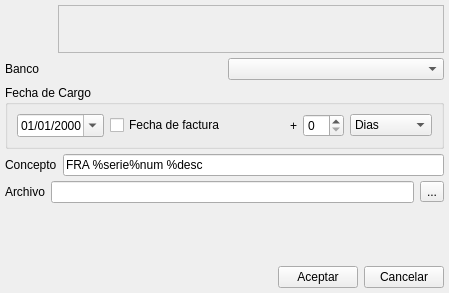
<ui version="4.0" >
 <class>Sepa20022Base</class>
 <widget class="QWidget" name="Sepa20022Base" >
  <property name="geometry" >
   <rect>
    <x>0</x>
    <y>0</y>
    <width>449</width>
    <height>293</height>
   </rect>
  </property>
  <property name="windowTitle" >
   <string>Generacion SEPA</string>
  </property>
  <layout class="QVBoxLayout" >
   <property name="spacing" >
    <number>5</number>
   </property>
   <property name="margin" >
    <number>5</number>
   </property>
   <item>
    <layout class="QHBoxLayout" >
     <property name="spacing" >
      <number>5</number>
     </property>
     <property name="margin" >
      <number>0</number>
     </property>
     <item>
      <widget class="QLabel" name="label_5" >
       <property name="minimumSize" >
        <size>
         <width>48</width>
         <height>48</height>
        </size>
       </property>
       <property name="maximumSize" >
        <size>
         <width>48</width>
         <height>48</height>
        </size>
       </property>
       <property name="pixmap" >
        <pixmap resource="../../../bulmages.qrc" >:/Images/bank-list.png</pixmap>
       </property>
      </widget>
     </item>
     <item>
      <widget class="QFrame" name="frame" >
       <property name="frameShape" >
        <enum>QFrame::StyledPanel</enum>
       </property>
       <property name="frameShadow" >
        <enum>QFrame::Raised</enum>
       </property>
       <layout class="QGridLayout" >
        <property name="margin" >
         <number>5</number>
        </property>
        <property name="spacing" >
         <number>5</number>
        </property>
        <item row="0" column="3" >
         <spacer>
          <property name="orientation" >
           <enum>Qt::Horizontal</enum>
          </property>
          <property name="sizeType" >
           <enum>QSizePolicy::Expanding</enum>
          </property>
          <property name="sizeHint" stdset="0" >
           <size>
            <width>291</width>
            <height>31</height>
           </size>
          </property>
         </spacer>
        </item>
       </layout>
      </widget>
     </item>
    </layout>
   </item>
   <item>
    <layout class="QHBoxLayout" >
     <property name="spacing" >
      <number>6</number>
     </property>
     <property name="margin" >
      <number>0</number>
     </property>
     <item>
      <widget class="QLabel" name="label" >
       <property name="text" >
        <string>Banco</string>
       </property>
       <property name="buddy" >
        <cstring>mui_idbanco</cstring>
       </property>
      </widget>
     </item>
     <item>
      <widget class="BfBuscarBanco" name="mui_idbanco" />
     </item>
    </layout>
   </item>
   <item>
    <widget class="QGroupBox" name="groupBox" >
     <property name="minimumSize" >
      <size>
       <width>0</width>
       <height>50</height>
      </size>
     </property>
     <property name="title" >
      <string>Fecha de Cargo</string>
     </property>
     <layout class="QHBoxLayout" name="horizontalLayout" >
      <item>
       <widget class="QDateEdit" name="mui_fecha" >
        <property name="displayFormat" >
         <string>dd/MM/yyyy</string>
        </property>
        <property name="calendarPopup" >
         <bool>true</bool>
        </property>
       </widget>
      </item>
      <item>
       <widget class="QCheckBox" name="mui_fechafac" >
        <property name="sizePolicy" >
         <sizepolicy vsizetype="Fixed" hsizetype="Expanding" >
          <horstretch>0</horstretch>
          <verstretch>0</verstretch>
         </sizepolicy>
        </property>
        <property name="text" >
         <string>Fecha de factura</string>
        </property>
       </widget>
      </item>
      <item>
       <widget class="QLabel" name="label_6" >
        <property name="sizePolicy" >
         <sizepolicy vsizetype="Preferred" hsizetype="Minimum" >
          <horstretch>0</horstretch>
          <verstretch>0</verstretch>
         </sizepolicy>
        </property>
        <property name="text" >
         <string>+</string>
        </property>
       </widget>
      </item>
      <item>
       <widget class="QSpinBox" name="mui_dias" />
      </item>
      <item>
       <widget class="QComboBox" name="mui_unidad" >
        <property name="insertPolicy" >
         <enum>QComboBox::NoInsert</enum>
        </property>
        <item>
         <property name="text" >
          <string>Dias</string>
         </property>
        </item>
        <item>
         <property name="text" >
          <string>Semanas</string>
         </property>
        </item>
        <item>
         <property name="text" >
          <string>Meses</string>
         </property>
        </item>
        <item>
         <property name="text" >
          <string>Anos</string>
         </property>
        </item>
       </widget>
      </item>
     </layout>
    </widget>
   </item>
   <item>
    <layout class="QHBoxLayout" >
     <property name="spacing" >
      <number>6</number>
     </property>
     <property name="margin" >
      <number>0</number>
     </property>
     <item>
      <widget class="QLabel" name="label_3" >
       <property name="text" >
        <string>Concepto</string>
       </property>
       <property name="buddy" >
        <cstring>mui_concepto</cstring>
       </property>
      </widget>
     </item>
     <item>
      <widget class="QLineEdit" name="mui_concepto" >
       <property name="toolTip" >
        <string>&lt;!DOCTYPE HTML PUBLIC "-//W3C//DTD HTML 4.0//EN" "http://www.w3.org/TR/REC-html40/strict.dtd">
&lt;html>&lt;head>&lt;meta name="qrichtext" content="1" />&lt;style type="text/css">
p, li { white-space: pre-wrap; }
&lt;/style>&lt;/head>&lt;body style=" font-family:'Sans Serif'; font-size:9pt; font-weight:400; font-style:normal;">
&lt;p style=" margin-top:0px; margin-bottom:0px; margin-left:0px; margin-right:0px; -qt-block-indent:0; text-indent:0px;">Patron del texto que recibiran los clientes de su banco como concepto. El concepto sera el texto introducido aqui sustituyendo los siguientes parametros por su valor para cada factura&lt;/p>
&lt;p style=" margin-top:0px; margin-bottom:0px; margin-left:0px; margin-right:0px; -qt-block-indent:0; text-indent:0px;">&lt;span style=" font-weight:600;">%serie&lt;/span> - Serie de la factura&lt;/p>
&lt;p style=" margin-top:0px; margin-bottom:0px; margin-left:0px; margin-right:0px; -qt-block-indent:0; text-indent:0px;">&lt;span style=" font-weight:600;">%num&lt;/span> - Numero de facturra&lt;/p>
&lt;p style=" margin-top:0px; margin-bottom:0px; margin-left:0px; margin-right:0px; -qt-block-indent:0; text-indent:0px;">&lt;span style=" font-weight:600;">%id&lt;/span> - identificador interno de la factura&lt;/p>
&lt;p style=" margin-top:0px; margin-bottom:0px; margin-left:0px; margin-right:0px; -qt-block-indent:0; text-indent:0px;">&lt;span style=" font-weight:600;">%fechafac[&lt;/span>&lt;span style=" font-weight:600; font-style:italic;">dd.MM.yyyy&lt;/span>&lt;span style=" font-weight:600;">]&lt;/span> - fecha de factura en algun formato aceptado por postgresql&lt;/p>
&lt;p style=" margin-top:0px; margin-bottom:0px; margin-left:0px; margin-right:0px; -qt-block-indent:0; text-indent:0px;">&lt;span style=" font-weight:600;">%fecharec[&lt;/span>&lt;span style=" font-weight:600; font-style:italic;">dd.MM.yyyy&lt;/span>&lt;span style=" font-weight:600;">]&lt;/span> - fecha de cargo del recibo en algun formato aceptado por postgresql (puede coincidir o no con la fecha de la factura, segun lo que indique en Fecha de Cargo)&lt;/p>
&lt;p style=" margin-top:0px; margin-bottom:0px; margin-left:0px; margin-right:0px; -qt-block-indent:0; text-indent:0px;">&lt;span style=" font-weight:600;">%desc&lt;/span> - Texto de descripcion de la factura&lt;/p>
&lt;p style=" margin-top:0px; margin-bottom:0px; margin-left:0px; margin-right:0px; -qt-block-indent:0; text-indent:0px;">&lt;span style=" font-weight:600;">%ref&lt;/span> - referencia de la factura.&lt;/p>
&lt;p style=" margin-top:0px; margin-bottom:0px; margin-left:0px; margin-right:0px; -qt-block-indent:0; text-indent:0px;">&lt;span style=" font-weight:600;">%base&lt;/span> - base imponible&lt;/p>
&lt;p style=" margin-top:0px; margin-bottom:0px; margin-left:0px; margin-right:0px; -qt-block-indent:0; text-indent:0px;">&lt;span style=" font-weight:600;">%imp&lt;/span> - impuestos&lt;/p>
&lt;p style=" margin-top:0px; margin-bottom:0px; margin-left:0px; margin-right:0px; -qt-block-indent:0; text-indent:0px;">&lt;span style=" font-weight:600;">%total&lt;/span> - total con impuestos incluidos&lt;/p>
&lt;p style=" margin-top:0px; margin-bottom:0px; margin-left:0px; margin-right:0px; -qt-block-indent:0; text-indent:0px;">&lt;span style=" font-weight:600;">%coment&lt;/span> - comentario de la factura&lt;/p>
&lt;p style=" margin-top:0px; margin-bottom:0px; margin-left:0px; margin-right:0px; -qt-block-indent:0; text-indent:0px;">&lt;span style=" font-weight:600;">%contact&lt;/span> - persona de contacto&lt;/p>
&lt;p style="-qt-paragraph-type:empty; margin-top:0px; margin-bottom:0px; margin-left:0px; margin-right:0px; -qt-block-indent:0; text-indent:0px;">&lt;/p>&lt;/body>&lt;/html></string>
       </property>
       <property name="text" >
        <string>FRA %serie%num %desc </string>
       </property>
      </widget>
     </item>
    </layout>
   </item>
   <item>
    <layout class="QHBoxLayout" >
     <property name="spacing" >
      <number>6</number>
     </property>
     <property name="margin" >
      <number>0</number>
     </property>
     <item>
      <widget class="QLabel" name="label_2" >
       <property name="text" >
        <string>Archivo</string>
       </property>
       <property name="buddy" >
        <cstring>mui_archivo</cstring>
       </property>
      </widget>
     </item>
     <item>
      <widget class="QLineEdit" name="mui_archivo" />
     </item>
     <item>
      <widget class="QToolButton" name="mui_buscararchivo" >
       <property name="text" >
        <string>...</string>
       </property>
      </widget>
     </item>
    </layout>
   </item>
   <item>
    <spacer>
     <property name="orientation" >
      <enum>Qt::Vertical</enum>
     </property>
     <property name="sizeHint" stdset="0" >
      <size>
       <width>20</width>
       <height>20</height>
      </size>
     </property>
    </spacer>
   </item>
   <item>
    <layout class="QHBoxLayout" >
     <property name="spacing" >
      <number>6</number>
     </property>
     <property name="margin" >
      <number>0</number>
     </property>
     <item>
      <spacer>
       <property name="orientation" >
        <enum>Qt::Horizontal</enum>
       </property>
       <property name="sizeHint" stdset="0" >
        <size>
         <width>40</width>
         <height>20</height>
        </size>
       </property>
      </spacer>
     </item>
     <item>
      <widget class="QPushButton" name="mui_aceptar" >
       <property name="text" >
        <string>Aceptar</string>
       </property>
      </widget>
     </item>
     <item>
      <widget class="QPushButton" name="mui_cancelar" >
       <property name="text" >
        <string>Cancelar</string>
       </property>
      </widget>
     </item>
    </layout>
   </item>
  </layout>
 </widget>
 <customwidgets>
  <customwidget>
   <class>BfBuscarBanco</class>
   <extends>QComboBox</extends>
   <header>bfbuscarbanco.h</header>
  </customwidget>
 </customwidgets>
 <tabstops>
  <tabstop>mui_idbanco</tabstop>
  <tabstop>mui_fecha</tabstop>
  <tabstop>mui_fechafac</tabstop>
  <tabstop>mui_dias</tabstop>
  <tabstop>mui_unidad</tabstop>
  <tabstop>mui_concepto</tabstop>
  <tabstop>mui_archivo</tabstop>
  <tabstop>mui_buscararchivo</tabstop>
  <tabstop>mui_aceptar</tabstop>
  <tabstop>mui_cancelar</tabstop>
 </tabstops>
 <resources>
  <include location="../../../bulmages.qrc" />
 </resources>
 <connections>
  <connection>
   <sender>mui_fechafac</sender>
   <signal>toggled(bool)</signal>
   <receiver>mui_fecha</receiver>
   <slot>setDisabled(bool)</slot>
   <hints>
    <hint type="sourcelabel" >
     <x>79</x>
     <y>124</y>
    </hint>
    <hint type="destinationlabel" >
     <x>190</x>
     <y>124</y>
    </hint>
   </hints>
  </connection>
 </connections>
</ui>
